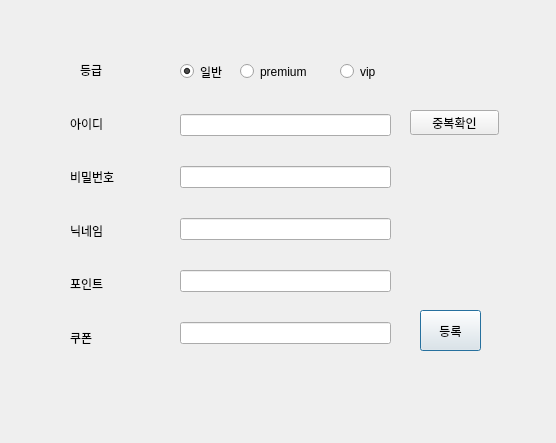
<?xml version="1.0" encoding="UTF-8"?>
<ui version="4.0">
 <class>member_add</class>
 <widget class="QDialog" name="member_add">
  <property name="geometry">
   <rect>
    <x>0</x>
    <y>0</y>
    <width>556</width>
    <height>443</height>
   </rect>
  </property>
  <property name="windowTitle">
   <string>Dialog</string>
  </property>
  <widget class="QWidget" name="verticalLayoutWidget">
   <property name="geometry">
    <rect>
     <x>70</x>
     <y>100</y>
     <width>101</width>
     <height>261</height>
    </rect>
   </property>
   <layout class="QVBoxLayout" name="verticalLayout">
    <item>
     <widget class="QLabel" name="label">
      <property name="text">
       <string>아이디</string>
      </property>
     </widget>
    </item>
    <item>
     <widget class="QLabel" name="label_2">
      <property name="text">
       <string>비밀번호</string>
      </property>
     </widget>
    </item>
    <item>
     <widget class="QLabel" name="label_3">
      <property name="text">
       <string>닉네임</string>
      </property>
     </widget>
    </item>
    <item>
     <widget class="QLabel" name="label_5">
      <property name="text">
       <string>포인트</string>
      </property>
     </widget>
    </item>
    <item>
     <widget class="QLabel" name="label_6">
      <property name="text">
       <string>쿠폰</string>
      </property>
     </widget>
    </item>
   </layout>
  </widget>
  <widget class="QRadioButton" name="vip_btn">
   <property name="geometry">
    <rect>
     <x>340</x>
     <y>60</y>
     <width>112</width>
     <height>23</height>
    </rect>
   </property>
   <property name="text">
    <string>vip</string>
   </property>
  </widget>
  <widget class="QRadioButton" name="common_btn">
   <property name="geometry">
    <rect>
     <x>180</x>
     <y>60</y>
     <width>112</width>
     <height>23</height>
    </rect>
   </property>
   <property name="text">
    <string>일반</string>
   </property>
   <property name="checked">
    <bool>true</bool>
   </property>
  </widget>
  <widget class="QWidget" name="verticalLayoutWidget_2">
   <property name="geometry">
    <rect>
     <x>180</x>
     <y>90</y>
     <width>211</width>
     <height>281</height>
    </rect>
   </property>
   <layout class="QVBoxLayout" name="verticalLayout_2">
    <item>
     <widget class="QLineEdit" name="id_txt">
      <property name="readOnly">
       <bool>false</bool>
      </property>
     </widget>
    </item>
    <item>
     <widget class="QLineEdit" name="pw_txt"/>
    </item>
    <item>
     <widget class="QLineEdit" name="name_txt"/>
    </item>
    <item>
     <widget class="QLineEdit" name="point_txt"/>
    </item>
    <item>
     <widget class="QLineEdit" name="coupon_txt"/>
    </item>
   </layout>
  </widget>
  <widget class="QPushButton" name="add_btn">
   <property name="geometry">
    <rect>
     <x>420</x>
     <y>310</y>
     <width>61</width>
     <height>41</height>
    </rect>
   </property>
   <property name="text">
    <string>등록</string>
   </property>
  </widget>
  <widget class="QLabel" name="label_4">
   <property name="geometry">
    <rect>
     <x>80</x>
     <y>50</y>
     <width>99</width>
     <height>39</height>
    </rect>
   </property>
   <property name="text">
    <string>등급</string>
   </property>
  </widget>
  <widget class="QRadioButton" name="premium_btn">
   <property name="geometry">
    <rect>
     <x>240</x>
     <y>60</y>
     <width>112</width>
     <height>23</height>
    </rect>
   </property>
   <property name="text">
    <string>premium</string>
   </property>
  </widget>
  <widget class="QPushButton" name="pushButton">
   <property name="geometry">
    <rect>
     <x>410</x>
     <y>110</y>
     <width>89</width>
     <height>25</height>
    </rect>
   </property>
   <property name="text">
    <string>중복확인</string>
   </property>
  </widget>
 </widget>
 <resources/>
 <connections/>
</ui>
